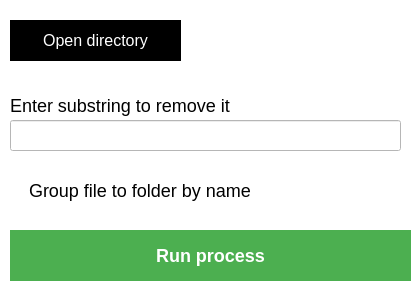
<?xml version="1.0" encoding="UTF-8"?>
<ui version="4.0">
 <class>MainWindow</class>
 <widget class="QMainWindow" name="MainWindow">
  <property name="windowModality">
   <enum>Qt::WindowModal</enum>
  </property>
  <property name="enabled">
   <bool>true</bool>
  </property>
  <property name="geometry">
   <rect>
    <x>0</x>
    <y>0</y>
    <width>420</width>
    <height>300</height>
   </rect>
  </property>
  <property name="minimumSize">
   <size>
    <width>420</width>
    <height>300</height>
   </size>
  </property>
  <property name="maximumSize">
   <size>
    <width>420</width>
    <height>300</height>
   </size>
  </property>
  <property name="font">
   <font>
    <pointsize>-1</pointsize>
   </font>
  </property>
  <property name="windowTitle">
   <string>File Manager</string>
  </property>
  <property name="styleSheet">
   <string notr="true">background: #fff;
font-size: 18px;</string>
  </property>
  <widget class="QWidget" name="centralwidget">
   <property name="tabletTracking">
    <bool>true</bool>
   </property>
   <widget class="QCheckBox" name="checkBox">
    <property name="geometry">
     <rect>
      <x>10</x>
      <y>180</y>
      <width>391</width>
      <height>21</height>
     </rect>
    </property>
    <property name="styleSheet">
     <string notr="true">background: transparent;</string>
    </property>
    <property name="text">
     <string>Group file to folder by name</string>
    </property>
   </widget>
   <widget class="QPushButton" name="run_button">
    <property name="geometry">
     <rect>
      <x>10</x>
      <y>230</y>
      <width>401</width>
      <height>51</height>
     </rect>
    </property>
    <property name="font">
     <font>
      <pointsize>-1</pointsize>
      <weight>62</weight>
      <bold>true</bold>
      <underline>false</underline>
      <strikeout>false</strikeout>
     </font>
    </property>
    <property name="cursor">
     <cursorShape>PointingHandCursor</cursorShape>
    </property>
    <property name="styleSheet">
     <string notr="true">#run_button{
background-color: #4CAF50;
border: 1px solid #4CAF50;
color: white;
text-align: center;
text-decoration: none;
font-size: 18px;
font-weight: 500;
}
#run_button:hover{
background: #fff;
color: #4CAF50;
}</string>
    </property>
    <property name="text">
     <string>Run process</string>
    </property>
   </widget>
   <widget class="QPushButton" name="directory_button">
    <property name="geometry">
     <rect>
      <x>10</x>
      <y>20</y>
      <width>171</width>
      <height>41</height>
     </rect>
    </property>
    <property name="cursor">
     <cursorShape>PointingHandCursor</cursorShape>
    </property>
    <property name="styleSheet">
     <string notr="true">#directory_button {
  font-size: 16px;
  font-weight: 400;
  width: 100%;
  color: #FFF;
  border: 4px solid #000;
  background-color: #000;
}
#directory_button:hover{
  border: 4px solid #666;
  background-color: #FFF;
	color: #000;
}
</string>
    </property>
    <property name="text">
     <string>Open directory</string>
    </property>
    <property name="icon">
     <iconset>
      <normaloff>../src/main/icons/ui/folder.png</normaloff>../src/main/icons/ui/folder.png</iconset>
    </property>
   </widget>
   <widget class="QLineEdit" name="input_substring">
    <property name="geometry">
     <rect>
      <x>10</x>
      <y>120</y>
      <width>391</width>
      <height>31</height>
     </rect>
    </property>
   </widget>
   <widget class="QLabel" name="input_label">
    <property name="geometry">
     <rect>
      <x>10</x>
      <y>90</y>
      <width>231</width>
      <height>31</height>
     </rect>
    </property>
    <property name="styleSheet">
     <string notr="true">background: transparent;</string>
    </property>
    <property name="text">
     <string>Enter substring to remove it</string>
    </property>
   </widget>
  </widget>
 </widget>
 <resources/>
 <connections/>
</ui>
